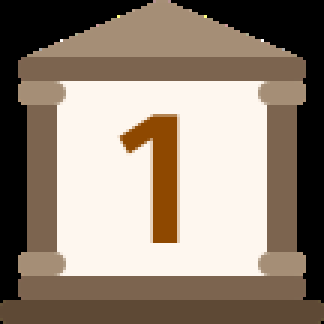
#> input picture old_version/main_v13_fix_abs/maps_fu_exp/Img/1.png, 108 x 108 px (shown 3 times larger)
$ python draw.py
#> lines starting #> are read from the running program, lines starting #| are printed output that depends on the picture
import cv2
import numpy as np
import os

file_list = ['1.txt', '2.txt', '3.txt', '4.txt']
h = 100
w = 100
scale = 10

locs = []
for i in range(1,10):
    if i==1:
        dir="Img/1.png"
    elif i==2:
        dir="Img/2.png"
    elif i==3:
        dir="Img/3.png"
    elif i==4:
        dir="Img/4.png"
    elif i==5:
        dir="Img/5.png"
    elif i==6:
        dir="Img/6.png"
    elif i==7:
        dir="Img/7.png"
    elif i==8:
        dir="Img/8.png"
    else:
        dir="Img/9.png"
    loc = cv2.imread(dir)
#> loc is the input picture: shape (108, 108, 3); mean B, G, R 118, 132.3, 146.8
    loc = cv2.resize(loc, (20, 20))
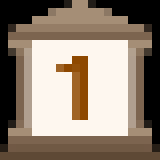
#> loc: shape (20, 20, 3) (shown 8 times larger); mean B, G, R 114.8, 129.2, 143.7
    locs.append(loc)
#> pass 2 of the loop `for i in range(1,10):`:
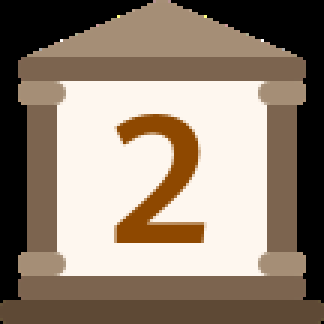
#> input picture old_version/main_v13_fix_abs/maps_fu_exp/Img/2.png, 108 x 108 px (shown 3 times larger)
#> loc is the input picture: shape (108, 108, 3); mean B, G, R 114.4, 129.7, 145.1
#> `loc = cv2.resize(loc, (20, 20))`:
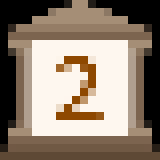
#> loc: shape (20, 20, 3) (shown 8 times larger); mean B, G, R 113.5, 128.3, 143.1
#> pass 3 of the loop `for i in range(1,10):`:
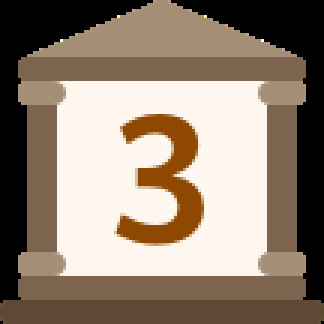
#> input picture old_version/main_v13_fix_abs/maps_fu_exp/Img/3.png, 108 x 108 px (shown 3 times larger)
#> loc is the input picture: shape (108, 108, 3); mean B, G, R 114.2, 129.5, 145
#> `loc = cv2.resize(loc, (20, 20))`:
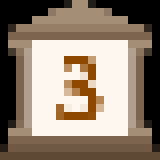
#> loc: shape (20, 20, 3) (shown 8 times larger); mean B, G, R 112, 127.1, 142.4
#> (the run stopped early here; a loop or call above may not have finished)
